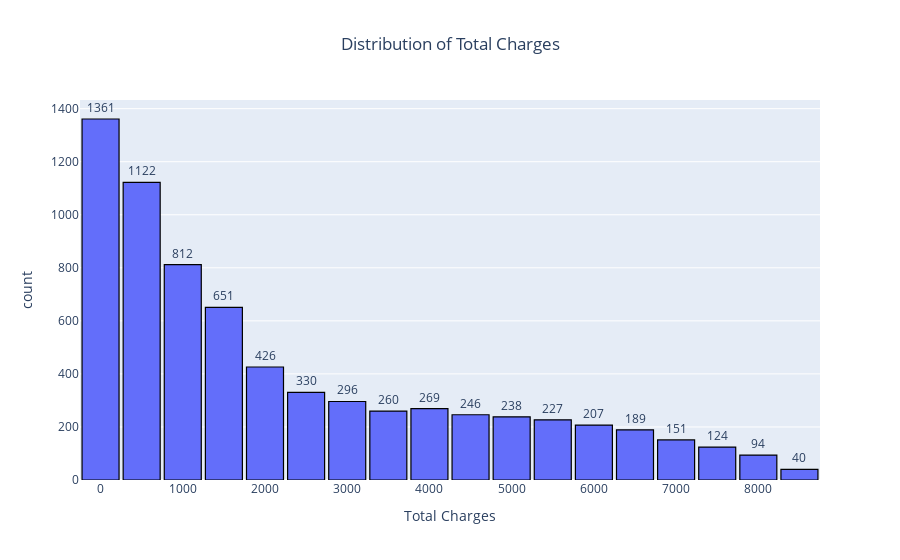

This figure's notebook cell:
### Code cell
fig = px.histogram(
    df,
    x="Total Charges",
    nbins=30,
    title="Distribution of Total Charges",
    histnorm=None
)
fig.update_traces(
    marker_line_color='black',   
    marker_line_width=1.2,        
    texttemplate="%{y}",         
    textposition="outside"
)
fig.update_layout(
    bargap=0.1,  
    title_x=0.5,
)
fig.show()

### Figure 1 — Plotly figure (JSON) as saved in the notebook; plotly's stock layout.template omitted (floating-point values rounded to 4 significant figures; data arrays with more than 128 entries replaced by an {"elided": "..."} marker saying what was removed)
{"data": [{"bingroup": "x", "hovertemplate": "Total Charges=%{x}<br>count=%{y}<extra></extra>", "legendgroup": "", "marker": {"color": "#636efa", "line": {"color": "black", "width": 1.2}, "pattern": {"shape": ""}}, "name": "", "nbinsx": 30, "orientation": "v", "showlegend": false, "textposition": "outside", "texttemplate": "%{y}", "type": "histogram", "x": {"elided": "7043 float values"}, "xaxis": "x", "yaxis": "y"}], "layout": {"bargap": 0.1, "barmode": "relative", "legend": {"tracegroupgap": 0}, "title": {"text": "Distribution of Total Charges", "x": 0.5}, "xaxis": {"anchor": "y", "domain": [0, 1], "title": {"text": "Total Charges"}}, "yaxis": {"anchor": "x", "domain": [0, 1], "title": {"text": "count"}}}}
